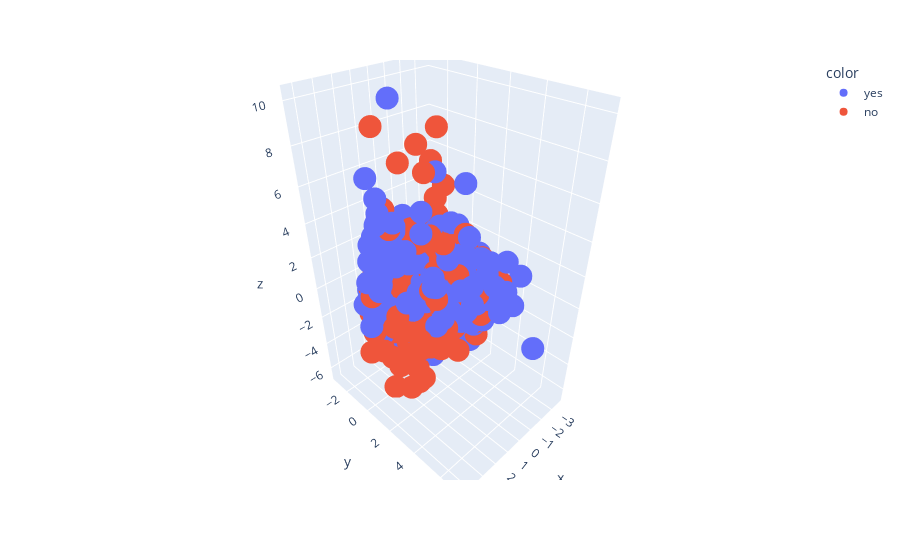

This figure's notebook cell:
### Code cell
# 3D - Scaling, PCA, KMeans
scaler = StandardScaler()
X_scaled = scaler.fit_transform(X)
pca = PCA(3).fit(X_scaled)
X_pca = pca.transform(X_scaled)
model = KMeans(n_clusters=2)
model.fit(X_pca)

# Plot
c = y.replace({0:"no", 1:"yes"})
xs = X_pca[:, 0]
ys = X_pca[:, 1]
zs = X_pca[:, 2]
fig = px.scatter_3d(x=xs, y=ys, z=zs, color=c)
fig.show()

### Figure 1 — Plotly figure (JSON) as saved in the notebook; plotly's stock layout.template omitted (floating-point values rounded to 4 significant figures; data arrays with more than 128 entries replaced by an {"elided": "..."} marker saying what was removed)
{"data": [{"hovertemplate": "color=yes<br>x=%{x}<br>y=%{y}<br>z=%{z}<extra></extra>", "legendgroup": "yes", "marker": {"color": "#636efa", "symbol": "circle"}, "mode": "markers", "name": "yes", "scene": "scene", "showlegend": true, "type": "scatter3d", "x": {"elided": "2896 float values"}, "y": {"elided": "2896 float values"}, "z": {"elided": "2896 float values"}}, {"hovertemplate": "color=no<br>x=%{x}<br>y=%{y}<br>z=%{z}<extra></extra>", "legendgroup": "no", "marker": {"color": "#EF553B", "symbol": "circle"}, "mode": "markers", "name": "no", "scene": "scene", "showlegend": true, "type": "scatter3d", "x": {"elided": "2896 float values"}, "y": {"elided": "2896 float values"}, "z": {"elided": "2896 float values"}}], "layout": {"legend": {"title": {"text": "color"}, "tracegroupgap": 0}, "margin": {"t": 60}, "scene": {"domain": {"x": [0, 1], "y": [0, 1]}, "xaxis": {"title": {"text": "x"}}, "yaxis": {"title": {"text": "y"}}, "zaxis": {"title": {"text": "z"}}}}}
